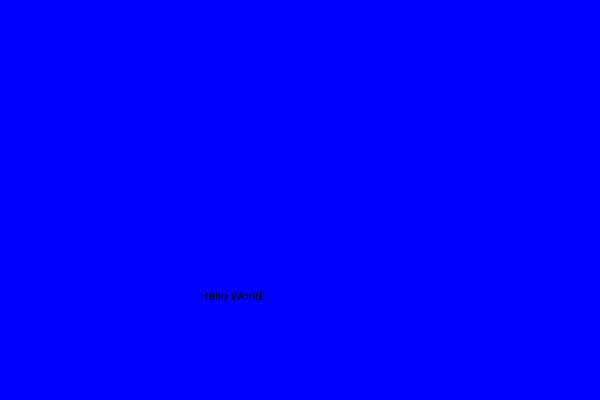
Frame 1 (no input)
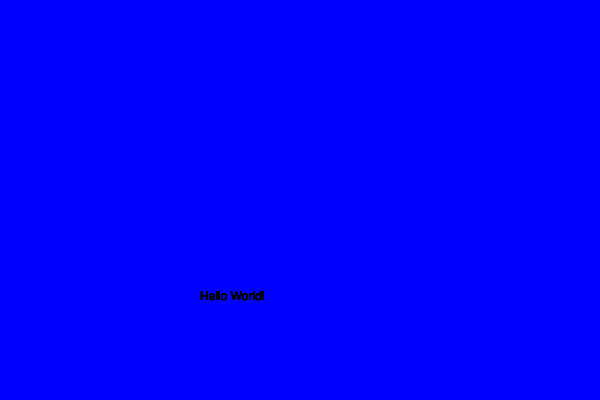
Frame 60 (no input)
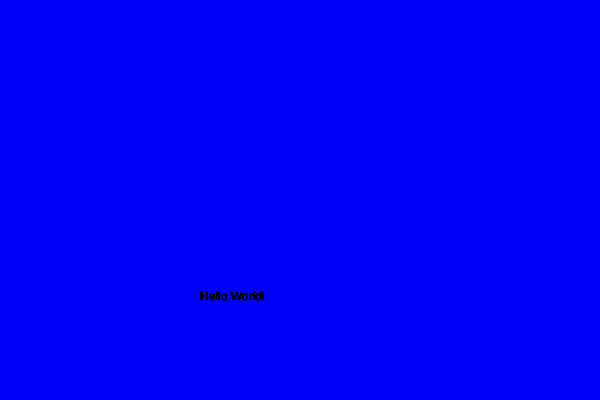
Frame 120 (the mouse pressed at the canvas centre since frame 60)

The p5.js sketch that drew these frames (run headless with seeded random() and noise() and a simulated clock; from frame 60 on, the mouse is pressed at the canvas centre):

// p5.js sketch
// ── sketch.js
// Declare the setup function
function setup() {

    // create a canvas 600px wide and 400px high
    createCanvas( 600, 400 );

    // color the background 'blue'
    background( 'blue' );
}


// Declare the draw function
function draw() {

    // print the text string "Hello World!"
    text( "Hello World!", 200, 300 );
}
